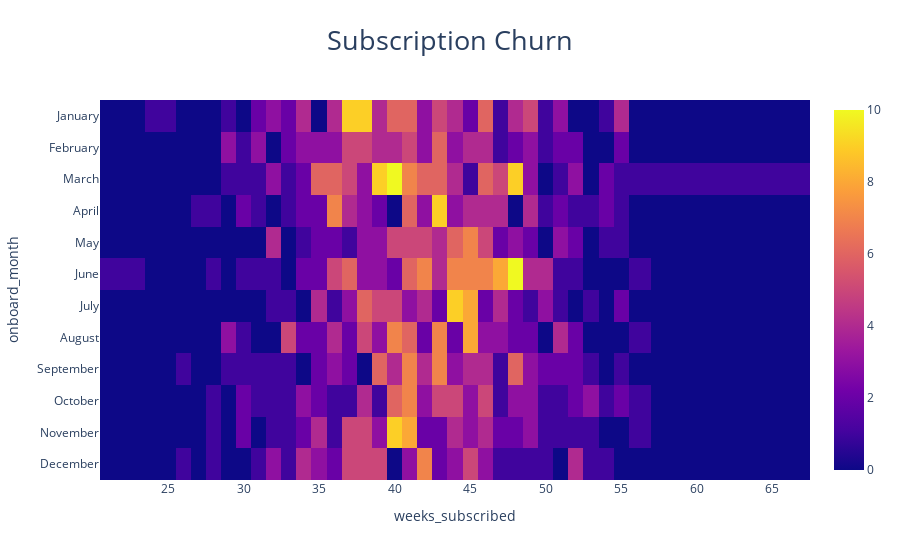

The notebook cell saved with this chart:
### Code cell
fig = px.imshow(churn_pivot_df,
                color_continuous_scale=px.colors.sequential.Plasma,
                title="Subscription Churn")

fig.update_layout(title_font={'size':27}, title_x=0.5)
fig.update_traces(hovertemplate="Membership bought: %{y}"
                                "<br>Weeks subscribed: %{x}"
                                "<br>Cancellations: %{z}<extra></extra>")
fig.show()

### Figure 1 — Plotly figure (JSON) as saved in the notebook; plotly's stock layout.template omitted (floating-point values rounded to 4 significant figures; data arrays with more than 128 entries replaced by an {"elided": "..."} marker saying what was removed)
{"data": [{"coloraxis": "coloraxis", "hovertemplate": "Membership bought: %{y}<br>Weeks subscribed: %{x}<br>Cancellations: %{z}<extra></extra>", "name": "0", "type": "heatmap", "x": [22, 25, 26, 27, 28, 29, 30, 31, 32, 33, 34, 35, 36, 37, 38, 39, 40, 41, 42, 43, 44, 45, 46, 47, 48, 49, 50, 51, 52, 53, 54, 55, 56, 58, 60, 65], "xaxis": "x", "y": ["January", "February", "March", "April", "May", "June", "July", "August", "September", "October", "November", "December"], "yaxis": "y", "z": {"elided": "12x36 int values"}}], "layout": {"coloraxis": {"colorscale": [[0, "#0d0887"], [0.1111, "#46039f"], [0.2222, "#7201a8"], [0.3333, "#9c179e"], [0.4444, "#bd3786"], [0.5556, "#d8576b"], [0.6667, "#ed7953"], [0.7778, "#fb9f3a"], [0.8889, "#fdca26"], [1, "#f0f921"]]}, "title": {"font": {"size": 27}, "text": "Subscription Churn", "x": 0.5}, "xaxis": {"anchor": "y", "constrain": "domain", "domain": [0, 1], "scaleanchor": "y", "title": {"text": "weeks_subscribed"}}, "yaxis": {"anchor": "x", "autorange": "reversed", "constrain": "domain", "domain": [0, 1], "title": {"text": "onboard_month"}}}}
